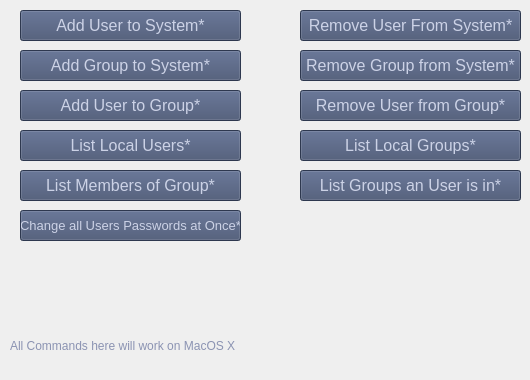
      <widget class="QWidget" name="mac_usrgruCOM">
       <attribute name="title">
        <string>User / Group Settings</string>
       </attribute>
       <widget class="QPushButton" name="lsmemgru_5">
        <property name="geometry">
         <rect>
          <x>20</x>
          <y>170</y>
          <width>221</width>
          <height>31</height>
         </rect>
        </property>
        <property name="font">
         <font>
          <pointsize>12</pointsize>
         </font>
        </property>
        <property name="styleSheet">
         <string notr="true">background-color: #414E6E;color: #CCD2E6;</string>
        </property>
        <property name="text">
         <string>List Members of Group*</string>
        </property>
       </widget>
       <widget class="QPushButton" name="chngusrpas_5">
        <property name="geometry">
         <rect>
          <x>20</x>
          <y>210</y>
          <width>221</width>
          <height>31</height>
         </rect>
        </property>
        <property name="font">
         <font>
          <pointsize>10</pointsize>
         </font>
        </property>
        <property name="styleSheet">
         <string notr="true">background-color: #414E6E;color: #CCD2E6;</string>
        </property>
        <property name="text">
         <string>Change all Users Passwords at Once*</string>
        </property>
       </widget>
       <widget class="QPushButton" name="rmvusrfrosys_5">
        <property name="geometry">
         <rect>
          <x>300</x>
          <y>10</y>
          <width>221</width>
          <height>31</height>
         </rect>
        </property>
        <property name="font">
         <font>
          <pointsize>12</pointsize>
         </font>
        </property>
        <property name="styleSheet">
         <string notr="true">background-color: #414E6E;color: #CCD2E6;</string>
        </property>
        <property name="text">
         <string>Remove User From System*</string>
        </property>
       </widget>
       <widget class="QPushButton" name="adusrtosys_5">
        <property name="geometry">
         <rect>
          <x>20</x>
          <y>10</y>
          <width>221</width>
          <height>31</height>
         </rect>
        </property>
        <property name="font">
         <font>
          <pointsize>12</pointsize>
         </font>
        </property>
        <property name="acceptDrops">
         <bool>false</bool>
        </property>
        <property name="styleSheet">
         <string notr="true">background-color: #414E6E;color: #CCD2E6;</string>
        </property>
        <property name="text">
         <string>Add User to System*</string>
        </property>
       </widget>
       <widget class="QPushButton" name="rmvusrfrogru_5">
        <property name="geometry">
         <rect>
          <x>300</x>
          <y>90</y>
          <width>221</width>
          <height>31</height>
         </rect>
        </property>
        <property name="font">
         <font>
          <pointsize>12</pointsize>
         </font>
        </property>
        <property name="styleSheet">
         <string notr="true">background-color: #414E6E;color: #CCD2E6;</string>
        </property>
        <property name="text">
         <string>Remove User from Group*</string>
        </property>
       </widget>
       <widget class="QPushButton" name="adgrutosys_5">
        <property name="geometry">
         <rect>
          <x>20</x>
          <y>50</y>
          <width>221</width>
          <height>31</height>
         </rect>
        </property>
        <property name="font">
         <font>
          <pointsize>12</pointsize>
         </font>
        </property>
        <property name="styleSheet">
         <string notr="true">background-color: #414E6E;color: #CCD2E6;</string>
        </property>
        <property name="text">
         <string>Add Group to System*</string>
        </property>
       </widget>
       <widget class="QPushButton" name="lslocausr_5">
        <property name="geometry">
         <rect>
          <x>20</x>
          <y>130</y>
          <width>221</width>
          <height>31</height>
         </rect>
        </property>
        <property name="font">
         <font>
          <pointsize>12</pointsize>
         </font>
        </property>
        <property name="styleSheet">
         <string notr="true">background-color: #414E6E;color: #CCD2E6;</string>
        </property>
        <property name="text">
         <string>List Local Users*</string>
        </property>
       </widget>
       <widget class="QPushButton" name="rmvgrufrosys_5">
        <property name="geometry">
         <rect>
          <x>300</x>
          <y>50</y>
          <width>221</width>
          <height>31</height>
         </rect>
        </property>
        <property name="font">
         <font>
          <pointsize>12</pointsize>
         </font>
        </property>
        <property name="styleSheet">
         <string notr="true">background-color: #414E6E;color: #CCD2E6;</string>
        </property>
        <property name="text">
         <string>Remove Group from System*</string>
        </property>
       </widget>
       <widget class="QPushButton" name="lslocagru_5">
        <property name="geometry">
         <rect>
          <x>300</x>
          <y>130</y>
          <width>221</width>
          <height>31</height>
         </rect>
        </property>
        <property name="font">
         <font>
          <pointsize>12</pointsize>
         </font>
        </property>
        <property name="styleSheet">
         <string notr="true">background-color: #414E6E;color: #CCD2E6;</string>
        </property>
        <property name="text">
         <string>List Local Groups*</string>
        </property>
       </widget>
       <widget class="QPushButton" name="lsgruusrin_5">
        <property name="geometry">
         <rect>
          <x>300</x>
          <y>170</y>
          <width>221</width>
          <height>31</height>
         </rect>
        </property>
        <property name="font">
         <font>
          <pointsize>12</pointsize>
         </font>
        </property>
        <property name="styleSheet">
         <string notr="true">background-color: #414E6E;color: #CCD2E6;</string>
        </property>
        <property name="text">
         <string>List Groups an User is in*</string>
        </property>
       </widget>
       <widget class="QPushButton" name="adusrtogru_5">
        <property name="geometry">
         <rect>
          <x>20</x>
          <y>90</y>
          <width>221</width>
          <height>31</height>
         </rect>
        </property>
        <property name="font">
         <font>
          <pointsize>12</pointsize>
         </font>
        </property>
        <property name="styleSheet">
         <string notr="true">background-color: #414E6E;color: #CCD2E6;</string>
        </property>
        <property name="text">
         <string>Add User to Group*</string>
        </property>
       </widget>
       <widget class="QLabel" name="label_18">
        <property name="geometry">
         <rect>
          <x>10</x>
          <y>320</y>
          <width>421</width>
          <height>51</height>
         </rect>
        </property>
        <property name="styleSheet">
         <string notr="true">color: #8B93B2;</string>
        </property>
        <property name="text">
         <string>All Commands here will work on MacOS X</string>
        </property>
        <property name="wordWrap">
         <bool>true</bool>
        </property>
       </widget>
      </widget>
